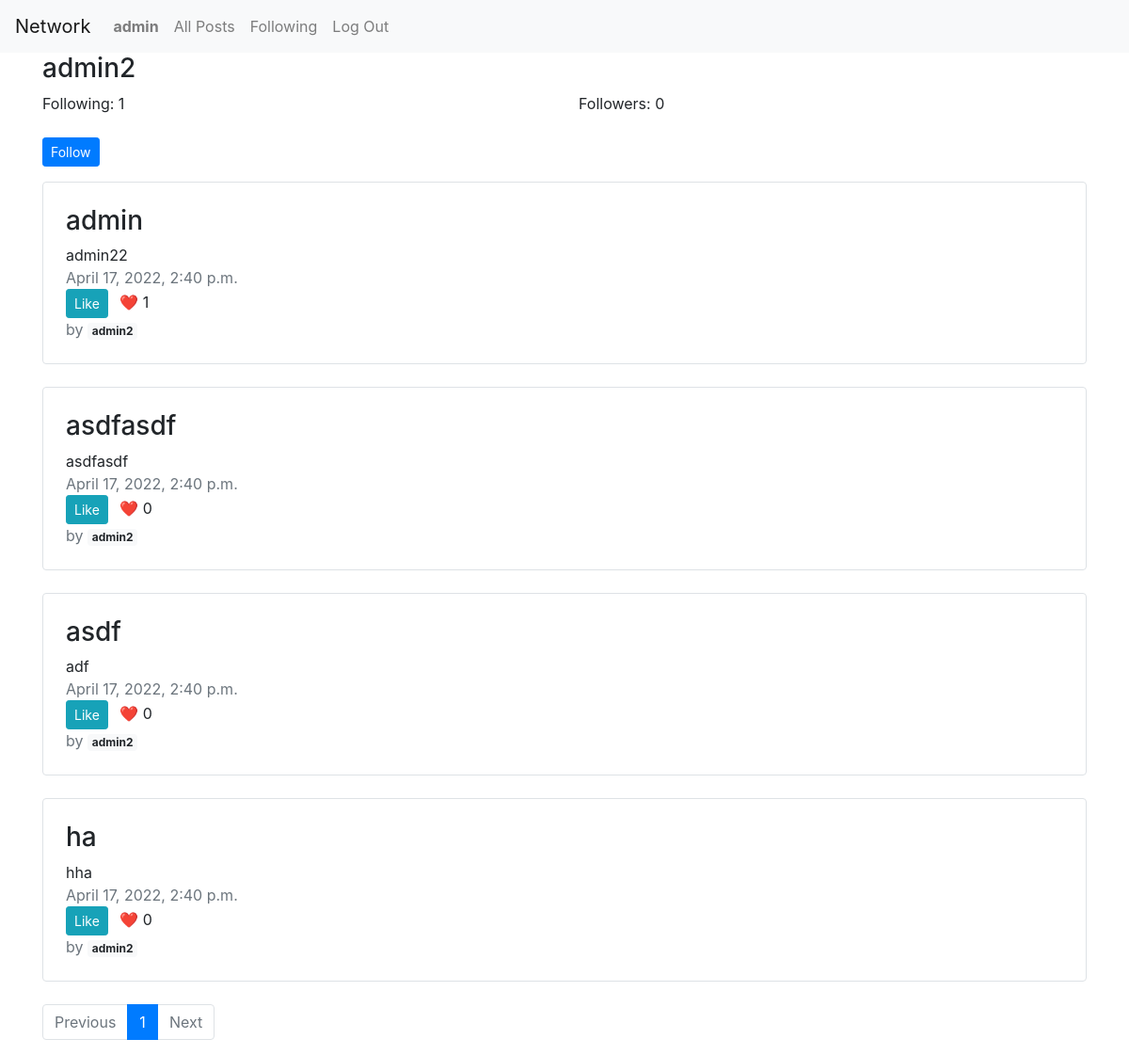
The page /u/admin2 (signed in) on the database its author committed.
### network/models.py (models this page shows, shortened)
class User(AbstractUser):
    username = models.CharField(max_length=30, unique=True, primary_key=True)
    following = models.ManyToManyField(
        'self', related_name='followers', symmetrical=False)
    likes = models.ManyToManyField('Post', related_name='likes')

class Post(models.Model):
    id = models.AutoField(primary_key=True)
    user = models.ForeignKey(User, on_delete=models.CASCADE)
    title = models.CharField(max_length=100)
    content = models.TextField()
    created_at = models.DateTimeField()
    updated_at = models.DateTimeField()
    class Meta:
        ordering = ['-created_at']

### network/views.py (the view)
# urls.py: path("u/<str:username>", views.user, name="user"),
def user(request, username):
    user = User.objects.get(username=username)
    isFollowing = False
    page = request.GET.get('page', 1)
    paginator = Paginator(Post.objects.filter(user=user), 10)
    posts = paginator.page(page).object_list
    pageRange = paginator.page_range
    hasPrevious = paginator.page(page).has_previous()
    hasNext = paginator.page(page).has_next()
    postsNew = []
    for p in posts:
        postsNew.append({**model_to_dict(p), "likes": p.likes.all(),
                        "isLiked": p.likes.filter(username=request.user.username).exists()})
    if request.user.is_authenticated:
        currentUser = {**model_to_dict(request.user)}
    else:
        currentUser = None
    if request.user.following.filter(username=username).exists():
        isFollowing = True
    return render(request, "network/user.html", {"username": username, 'posts': postsNew,
                                                 "following": user.following.all(),
                                                 "followers": user.followers.all(),
                                                 "isFollowing": isFollowing,
                                                 'page': int(page), 'hasPrevious': hasPrevious, 'hasNext': hasNext, 'pageRange': pageRange, 'currentUser': currentUser})

### network/templates/network/user.html (shortened to what this page needs)
{% extends "network/layout.html" %} {% load static %} {% block body %}
<div class="container">
	<h3>{{username}}</h3>
	<div class="row mb-4">
		<div class="col">Following: {{following|length}}</div>
		<div class="col">Followers: {{followers|length}}</div>
	</div>
	{% if user.username != username %}
	<form action="{% url 'follow' username %}" method="post">
		<button class="btn btn-primary btn-sm mb-3" type="submit">
			{% if isFollowing %}Unfollow{% else %}Follow{% endif %}
		</button>
	</form>
	{% endif %} {% for post in posts %}
	<div class="border rounded p-4 mb-4 post">
		<h3>{{post.title}}</h3>
		<div class="content">{{post.content}}</div>
		<div class="text-muted">{{post.created_at}}</div>
		<div>
			{% if user.is_authenticated %}<button
				class="like mr-2 btn btn-sm btn-info"
				data-id="{{post.id}}"
			>
				{% if post.isLiked %}Unlike{% else %}Like{% endif %}</button
			>{% endif %} ❤️
			<span class="likesCount"> {{post.likes|length}} </span>
		</div>
		<div class="text-muted">
			by <span class="badge badge-light">{{post.user}}</span>
		</div>
	</div>
	{% endfor %} {% if posts|length %}
	<nav aria-label="Page navigation mt-4">
		<ul class="pagination">
			<li class="page-item {% if not hasPrevious %} disabled{% endif %}">
				<a class="page-link" href="{% url 'index' %}?page={{ page|add:'-1'}}"
					>Previous</a
				>
			</li>
			{% for p in pageRange %}
			<li class="page-item {% if page == p %} active{% endif %}">
				<a class="page-link" href="{% url 'index' %}?page={{ p }}">{{ p }}</a>
			</li>
			{% endfor %}
			<li class="page-item {% if not hasNext %} disabled{% endif %}">
				<a class="page-link" href="{% url 'index' %}?page={{ page|add:1 }}"
					>Next</a
				>
			</li>
		</ul>
	</nav>
	{% endif %}
</div>
{% endblock %}

### network/templates/network/layout.html (shortened to what this page needs)
{% load static %}
<!DOCTYPE html>
<html lang="en">
	<head>
		<link
			rel="stylesheet"
			href="https://stackpath.bootstrapcdn.com/bootstrap/4.4.1/css/bootstrap.min.css"
		/>
		<link
			rel="stylesheet"
			type="text/css"
			href="{% static 'network/styles.css' %}"
		/>
	</head>
	<body>
		<nav class="navbar navbar-expand-lg navbar-light bg-light">
			<a class="navbar-brand" href="#">Network</a>
			<div>
				<ul class="navbar-nav mr-auto">
					{% if user.is_authenticated %}
					<li class="nav-item">
						<a class="nav-link" href="{% url 'user' user.username %}"
							><strong>{{ user.username }}</strong></a
						>
					</li>
					{% endif %}
					<li class="nav-item">
						<a class="nav-link" href="{% url 'index' %}">All Posts</a>
					</li>
					{% if user.is_authenticated %}
					<li class="nav-item">
						<a class="nav-link" href="{% url 'following' %}">Following</a>
					</li>
					<li class="nav-item">
						<a class="nav-link" href="{% url 'logout' %}">Log Out</a>
					</li>
					{% endif %}
				</ul>
			</div>
		</nav>
		<div class="body">{% block body %} {% endblock %}</div>
	</body>
</html>

### rows shown on the page
User: username "admin"
Post: title "admin", content "admin22", created_at "April 17, 2022, 2:40 p.m.", user "admin2"
Post: title "asdfasdf", content "asdfasdf", created_at "April 17, 2022, 2:40 p.m.", user "admin2"
Post: title "asdf", content "adf", created_at "April 17, 2022, 2:40 p.m.", user "admin2"
Post: title "ha", content "hha", created_at "April 17, 2022, 2:40 p.m.", user "admin2"

### other values the page prints
{{ username }} "admin2"
{{ following|length }} "1"
{{ followers|length }} "0"
{{ post.likes|length }} "1" "0" "0" "0"
{{ p }} "1"
